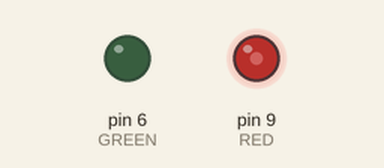
Recording of a sketch running on a simulated Arduino Uno, built with avr-gcc and run on an emulated ATmega328P. On the bench: output pins drawn as LEDs (lit = HIGH).

Above: at 0.1 s.
At 39.75 s:
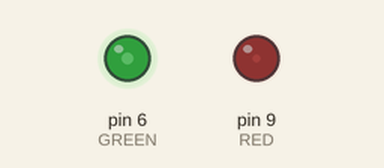
Timing chart, 0 to 40.0 s (numbered marks = the images above):
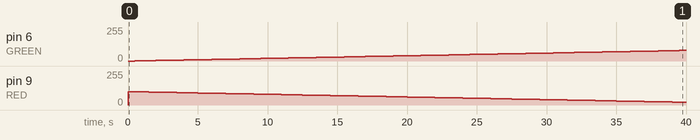

The sketch:

LED2Colores.ino
```cpp
int RED = 9;
int GREEN = 6;
int valor;
void setup() {
  pinMode(RED,OUTPUT);
  pinMode(GREEN,OUTPUT);
}

void loop() {
  for (valor=100; valor>0; valor--){
    analogWrite(RED,valor);
    analogWrite(GREEN, 100 - valor);
    delay(500);
  }
  for (valor=0; valor<100; valor++){
    analogWrite(GREEN,valor);
    analogWrite(RED, 100 - valor);
    delay(500);
  }
}
```

Measured:
- by itself, pin 6 (GREEN): moves from 0/255 to 79/255 over 39.0 s
- by itself, pin 9 (RED): 0/255 → 100/255 at 0.00 s, → 99/255 0.50 s later, → 98/255 0.50 s later, → 97/255 0.50 s later, … (80 changes in this stretch)
